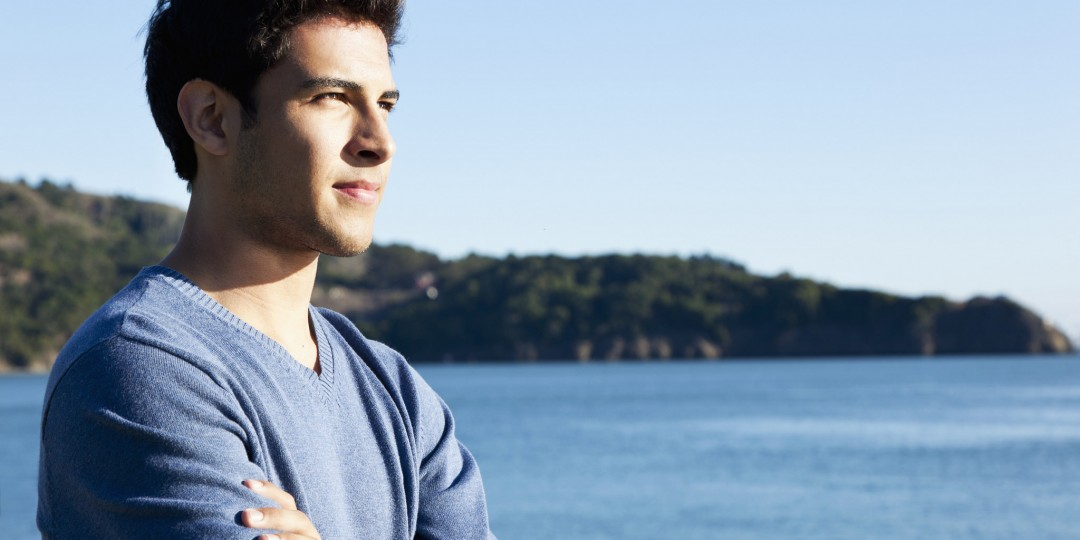
#> input picture dataset/04-123847-what_stoicism_teaches_us_about_how_to_be_a_man.jpg, 1080 x 540 px; its folder holds only this picture in this run
$ python face_detect.py   (older library calls are emulated)
#> lines starting #> are read from the running program, lines starting #| are printed output that depends on the picture; after the words box and inside, x2 and y2 are one past the last pixel; in counts of white or black regions, pixels touching at a corner belong together
import cv2
import sys
import numpy as np
import os
from matplotlib import pyplot as plt
from PIL import Image
import glob
from resizeimage import resizeimage


def spremiSliku(slika, filename,path):
    cv2.imwrite(os.path.join(path , filename[8:]),slika)
    print("Uspjesno spasena slika u: " + path + " " + filename[8:])

# [16 lines left out: functions filter, filter2, svjetlina, not called in this run]

def kontrast(image, contrast=0):
    buf=[]
    if contrast != 0:
        f = 131*(contrast + 127)/(127*(131-contrast))
        alpha_c = f
        gamma_c = 127*(1-f)

        buf = cv2.addWeighted(image, alpha_c, image, 0, gamma_c)

    return buf

# [30 lines left out: functions histogram, prikazi, podijeliSlike, not called in this run]


file = open("anotacije.txt","w")
for filename in glob.glob('dataset/*'):

    im = Image.open(filename)
#> im is the input picture: PIL image 1080x540 RGB; mean R, G, B 136.6, 155.5, 174.4
    imagePath = filename
    cascPath = "haarcascade_frontalface_default.xml"

    faceCascade = cv2.CascadeClassifier(cascPath)

    image = cv2.imread(imagePath)

    width,height=im.size
#> width = 1080; height = 540

    gray = cv2.cvtColor(image, cv2.COLOR_BGR2GRAY)
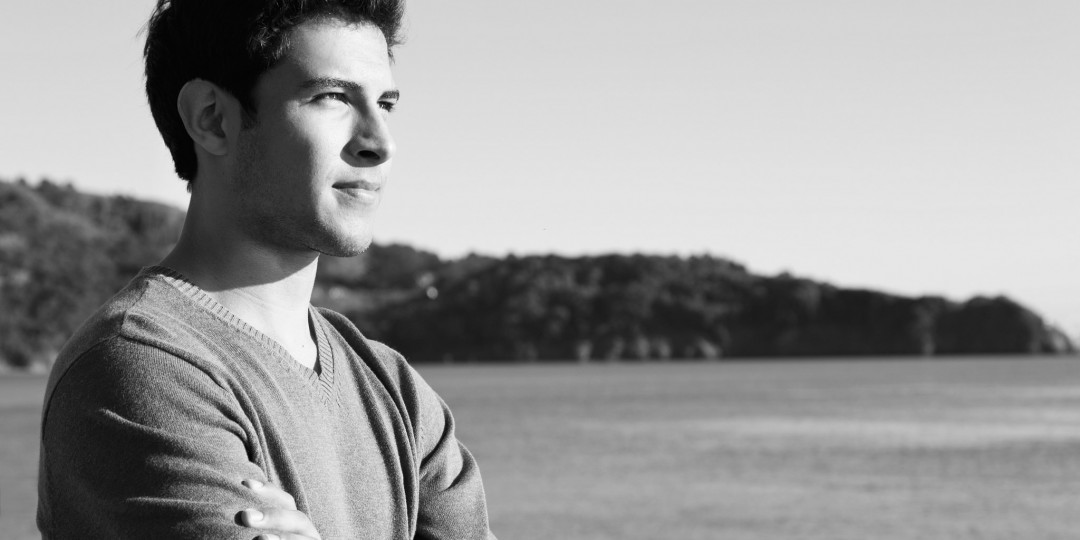
#> gray: shape (540, 1080); min 0, max 253, mean 152

    faces = faceCascade.detectMultiScale(
        gray,
        scaleFactor=1.2,
        minNeighbors=5,
        minSize=(30, 30)
    )
#> faces = ()

    img = np.zeros([height,width,3],dtype=np.uint8)
    img.fill(0)
#> img: shape (540, 1080, 3); every value is 0

    imResize = im
    josNovijaSlika = image.copy()
    novaSlika = image.copy()
    for (x, y, w, h) in faces:
        file.write(filename + "  " + str(x) + "  " +  str(y) + "  " +  str(w) + "  " +  str(h)+ "\n") #Anotacija
        cv2.rectangle(img, (x, y), (x+w, y+h), (255, 255, 255), -1)
        cv2.rectangle(novaSlika, (x, y), (x+w, y+h), (255, 255, 255), -1)
        maxi = w
        if h > maxi:
            maxi = h
        area = (x, y, maxi+x, y+maxi)
        cropped_img = im.crop(area)
        imResize = cropped_img.resize((128,128), Image.ANTIALIAS)


        pil_image = imResize.convert('RGB')
        open_cv_image = np.array(pil_image)
        # Convert RGB to BGR
        open_cv_image = open_cv_image[:, :, ::-1].copy()

        kontrast_nad_maskom=svjetlina(open_cv_image,50)

        orb = cv2.ORB_create()
        # find the keypoints with ORB
        kp = orb.detect(kontrast_nad_maskom,None)
        # compute the descriptors with ORB
        kp, des = orb.compute(kontrast_nad_maskom, kp)
        # draw only keypoints location,not size and orientation
        img2 = cv2.drawKeypoints(kontrast_nad_maskom, kp, None, color=(0,255,0), flags=0)
        plt.imshow(img2), plt.show()
#> this loop made 0 passes


    '''
    masked_data = cv2.bitwise_and(image, img)

    # [6 lines of commented-out code are left out]
    '''
    slike=kontrast(image,30)
#> in kontrast, `buf = cv2.addWeighted(image, alpha_c, image, 0, gamma_c)`:
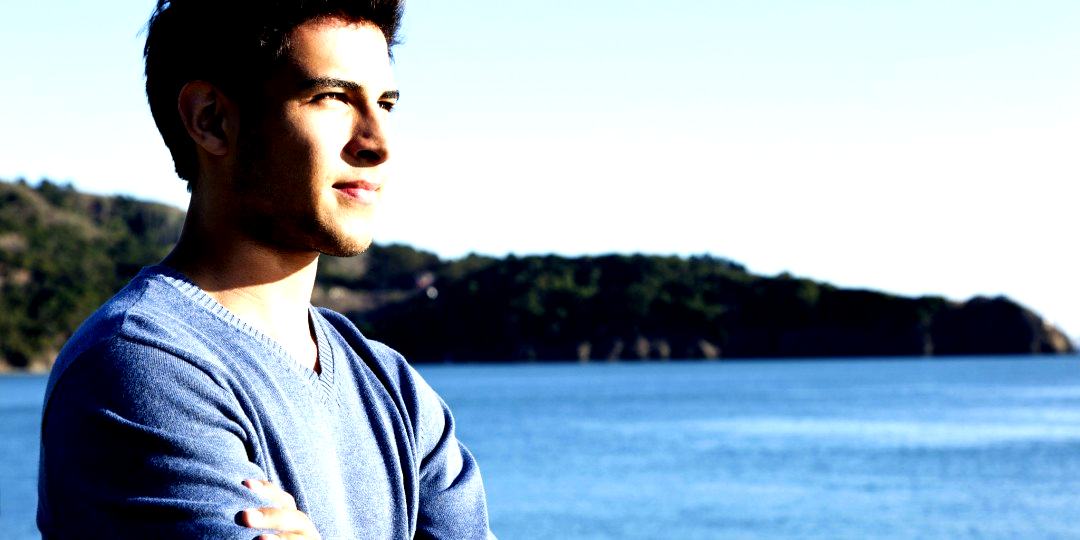
#> buf: shape (540, 1080, 3); mean B, G, R 181, 164.7, 146.1
    cv2.imshow("", slike)
    cv2.waitKey(0)


file.close()

#podijeliSlike("dataset/*")

$ run again, on dataset/19045.jpg
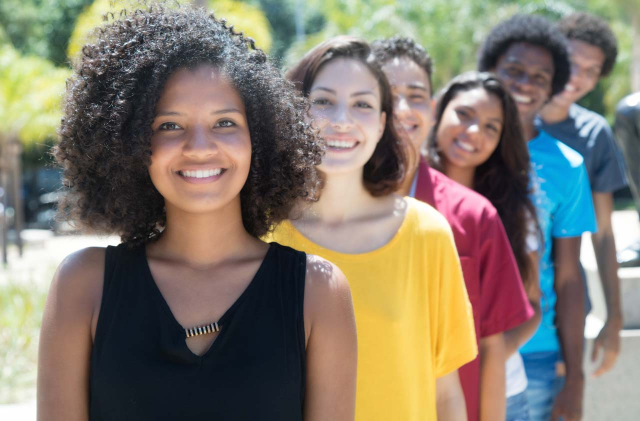
#> input picture dataset/19045.jpg, 1280 x 842 px (shown at 1/2 size)
#> im is the input picture: PIL image 1280x842 RGB; mean R, G, B 130.4, 121.8, 108.7
#> faces = [[275, 167, 253, 253], [294, 449, 205, 205], [587, 134, 205, 205]]
#> the loop `for (x, y, w, h) in faces:` made 3 passes
#> (x, y, w, h, area) on passes 1 to 3: (275, 167, 253, 253, (275, 167, 528, 420)), (294, 449, 205, 205, (294, 449, 499, 654)), (587, 134, 205, 205, (587, 134, 792, 339))
#> after the loop `for (x, y, w, h) in faces:`:
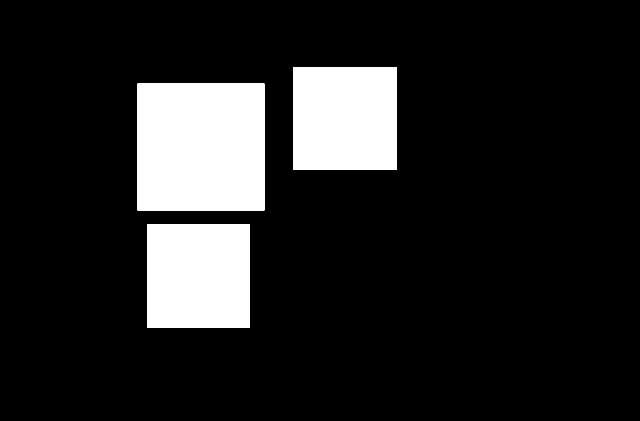
#> img: shape (842, 1280, 3) (shown at 1/2 size); 13.9% white; 3 white regions, box (x1, y1, x2, y2) and area: (275, 167, 529, 421) 64516, (587, 134, 793, 340) 42436, (294, 449, 500, 655) 42436
#> in kontrast, `buf = cv2.addWeighted(image, alpha_c, image, 0, gamma_c)`:
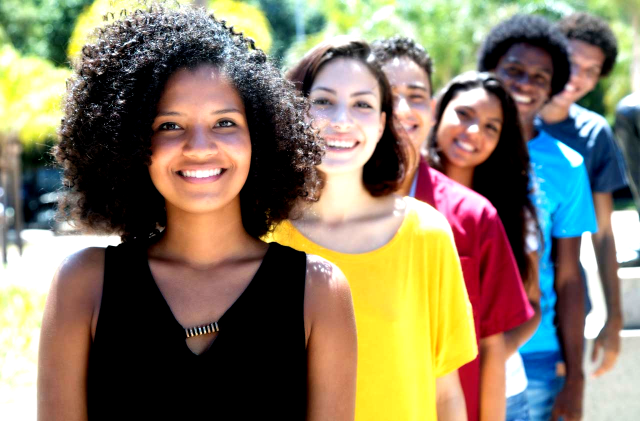
#> buf: shape (842, 1280, 3) (shown at 1/2 size); mean B, G, R 100, 121.9, 133.6
